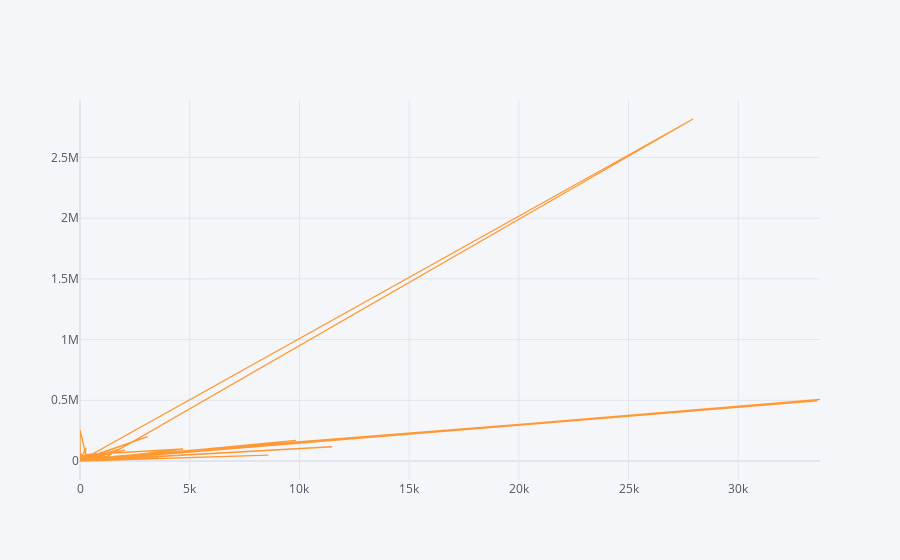

The code cell stored with this chart in its notebook:
### Code cell
df.iplot(kind='line', x='New recovered', y='Active')

### Figure 1 — Plotly figure (JSON) as saved in the notebook; plotly's stock layout.template omitted (floating-point values rounded to 4 significant figures; data arrays with more than 128 entries replaced by an {"elided": "..."} marker saying what was removed)
{"data": [{"line": {"color": "rgba(255, 153, 51, 1.0)", "dash": "solid", "shape": "linear", "width": 1.3}, "mode": "lines", "name": "Active", "text": "", "type": "scatter", "x": {"elided": "187 int values"}, "y": {"elided": "187 int values"}}], "layout": {"legend": {"bgcolor": "#F5F6F9", "font": {"color": "#4D5663"}}, "paper_bgcolor": "#F5F6F9", "plot_bgcolor": "#F5F6F9", "title": {"font": {"color": "#4D5663"}}, "xaxis": {"gridcolor": "#E1E5ED", "showgrid": true, "tickfont": {"color": "#4D5663"}, "title": {"font": {"color": "#4D5663"}, "text": ""}, "zerolinecolor": "#E1E5ED"}, "yaxis": {"gridcolor": "#E1E5ED", "showgrid": true, "tickfont": {"color": "#4D5663"}, "title": {"font": {"color": "#4D5663"}, "text": ""}, "zerolinecolor": "#E1E5ED"}}}
